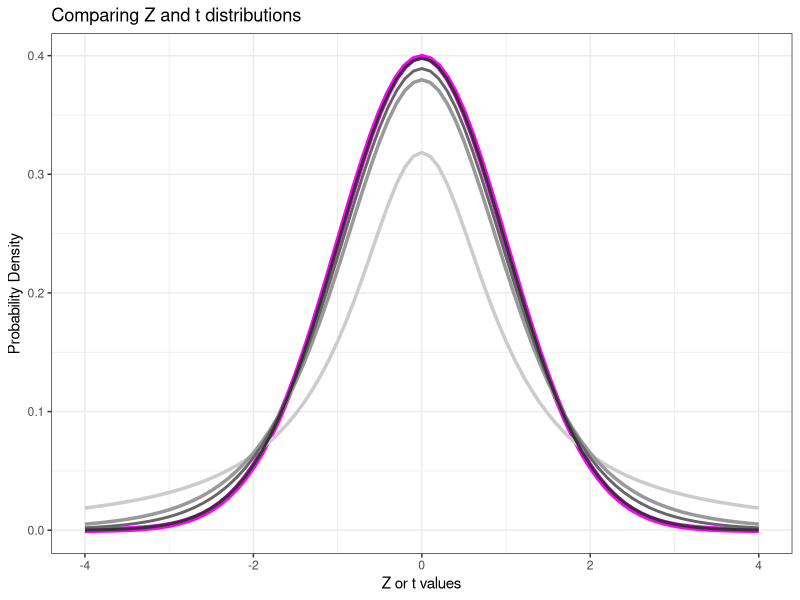
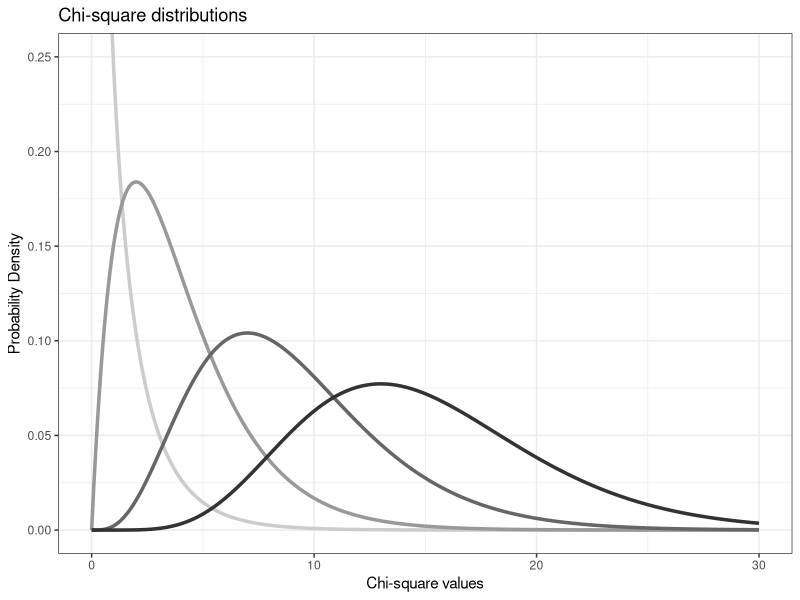
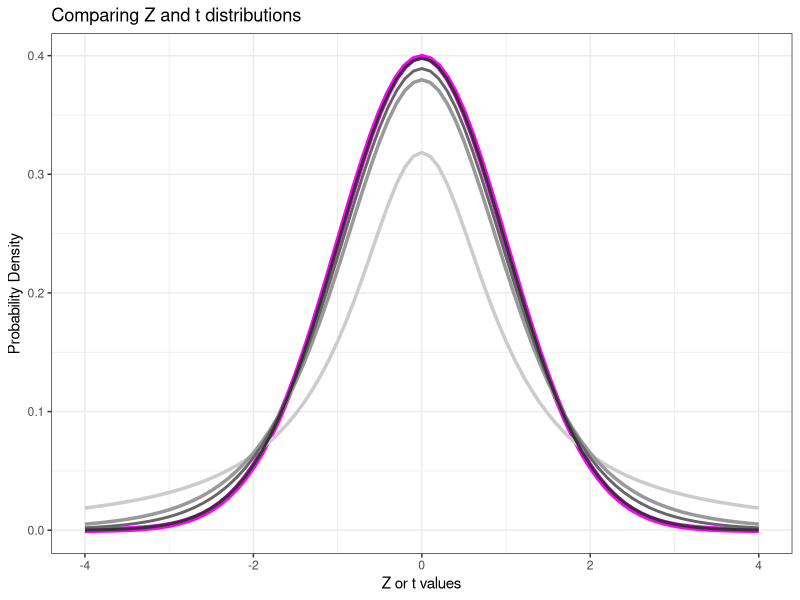
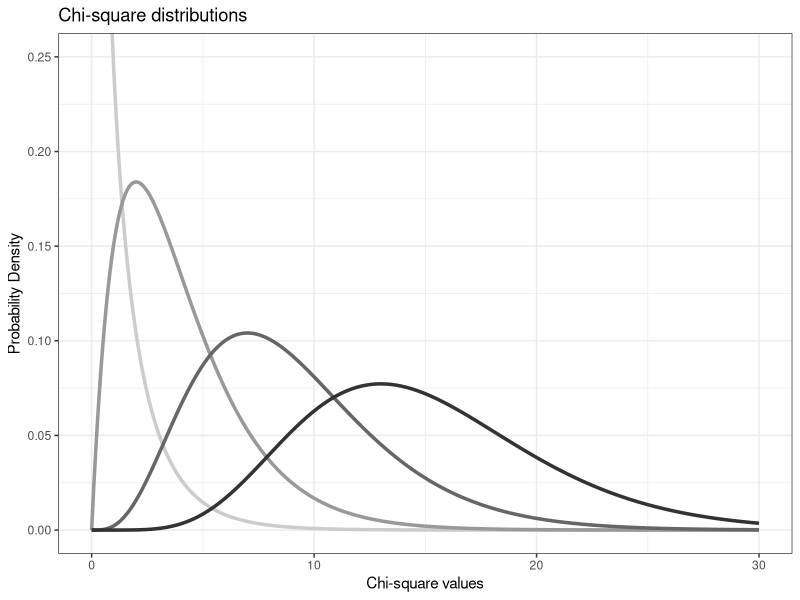

These figures' R source, in order:
## ---- chunk 1
knitr::opts_chunk$set(echo = TRUE)

# R-markdown/Knitr alternative to setwd()
# MUST be run in this first chunk called "setup"
knitr::opts_knit$set(root.dir = "C:/Users/joyel/Documents/Roux/ALY6010/2021Sb_ALY6010/") # TODO change to your project directory

# suppress scientific notation
options(scipen = 99)

# suppress loading strings as factors
options(stringsAsFactors = FALSE)
## ---- chunk 2
library(ggplot2)
library(tidyr)
## ---- chunk 3
RESULTS = "results/week2_examples/"
dir.create(RESULTS)
## ---- chunk 4
# hat-tip to J.R. for their answer on Stackoverflow: https://stackoverflow.com/questions/27898931/how-to-shade-a-graph-using-curve-in-r
colorArea <- function(from, to, density, ..., col="blue", dens=NULL){
    y_seq <- seq(from, to, length.out=500)
    d <- c(0, density(y_seq, ...), 0)
    polygon(c(from, y_seq, to), d, col=col, density=dens)
}

## ---- chunk 5

## ---- chunk 6
# building the data
x <- seq(-4, 4, by = 0.1)
z_dist <- dnorm(x)
t_df1_dist <- dt(x, df=1)
t_df5_dist <- dt(x, df=5)
t_df10_dist <- dt(x, df=10)
t_df100_dist <- dt(x, df=100)

dists <- data.frame(cbind(x, z_dist, t_df1_dist, t_df5_dist, t_df10_dist, t_df100_dist))

(ggplot(dists)
  + aes(x = x)
  + geom_line(aes(y = z_dist), col="magenta", size=2)
  + geom_line(aes(y = t_df1_dist), col="grey80", size=1.2)
  + geom_line(aes(y = t_df5_dist), col="grey60", size=1.2)
  + geom_line(aes(y = t_df10_dist), col="grey40", size=1)
  + geom_line(aes(y = t_df100_dist), col="grey20", size=1)
  + theme_bw()
  + ggtitle("Comparing Z and t distributions")
  + scale_x_continuous("Z or t values")
  + scale_y_continuous("Probability Density")
)

ggsave(filename = paste0(RESULTS,"DensityCurves_zt.png"))
## ---- chunk 7
# building the data
x <- seq(0, 30, by = 0.1)
chi_df1_dist <- dchisq(x, df=1)
chi_df4_dist <- dchisq(x, df=4)
chi_df9_dist <- dchisq(x, df=9)
chi_df15_dist <- dchisq(x, df=15)

dists <- data.frame(cbind(x, chi_df1_dist, chi_df4_dist, chi_df9_dist, chi_df15_dist))

(ggplot(dists)
  + aes(x = x)
  + geom_line(aes(y = chi_df1_dist), col="grey80", size=1.2)
  + geom_line(aes(y = chi_df4_dist), col="grey60", size=1.2)
  + geom_line(aes(y = chi_df9_dist), col="grey40", size=1.2)
  + geom_line(aes(y = chi_df15_dist), col="grey20", size=1.2)
  + theme_bw()
  + ggtitle("Chi-square distributions")
  + scale_x_continuous("Chi-square values")
  + scale_y_continuous("Probability Density")
  + coord_cartesian(ylim=c(0,0.25))
)

ggsave(filename = paste0(RESULTS,"DensityCurves_zchisq.png"))
## ---- chunk 8
# example 7-1
# days to sell an Aveo (with 95% confidence interval) given random sample of 50 cars took a mean time of 54 days to sell and population standard deviation is 6.0 days
confidenceLevel <- 0.95
n <- 50
xbar <- 54
sigma <- 6.0

alpha <- 1 - confidenceLevel

# why mean = 0 and sd = 1?
critVal <- qnorm(p = alpha/2, mean = 0, sd = 1, lower.tail = FALSE)
print(round(critVal, 2))

confidenceInterval_lo <- xbar - critVal * (sigma / sqrt(n))
confidenceInterval_hi <- xbar + critVal * (sigma / sqrt(n))
print(paste0("Confidence Interval: ", round(confidenceInterval_lo, 1),
            " < mu < ", round(confidenceInterval_hi, 1)))
## ---- chunk 9
# example 7-4
# Sample size needed if 
#  - E (Margin of Error) is +/- 2 cars per day
#  - Degree of Confidence (or Confidence Level) is 99%
#  - Standard Dev (from previous study using as population std dev) is 4.2

confidenceLevel <- 0.99
alpha <- 1 - confidenceLevel
E <- 2
sigma <- 4.2
critVal <- qnorm(p = alpha/2, lower.tail = FALSE)

n <- (critVal*sigma / E)^2

# why did we use ceiling() instead of round()?
print(paste0("Researcher needs ", ceiling(n), " days of data"))

## ---- chunk 10
# example 7-9
# 90% confidence interval of true proportion of students who paid education with student loans
#  - 1404 surveyed
#  -  of those, 323 paid for education with student loans

n <- 1404
phat <- 323 / n
qhat <- 1 - phat

confidenceLevel <- 0.90
alpha <- 1 - confidenceLevel
critVal <- qnorm(p = alpha/2, lower.tail = FALSE)

confidenceInterval_lo <- phat - critVal * sqrt(phat * qhat / n)
confidenceInterval_hi <- phat + critVal * sqrt(phat * qhat / n)

print(paste0("Confidence Interval: ", round(confidenceInterval_lo * 100, 1),
            "% < p < ", round(confidenceInterval_hi * 100, 1), "%"))
## ---- chunk 11
# example 7-7
# 99% CI for mean home fires started by candles each year
# GIVEN data below - a random sample of number of home fires started by candles for the past several years

x <- c(5460,5900,6090,6310,7160,8440,9930)

confidenceLevel <- 0.99
n <- length(x)
xbar <- mean(x)
s <- sd(x)

alpha <- 1 - confidenceLevel

critVal <- qt(p = alpha/2, df = n-1, lower.tail = FALSE)

confidenceInterval_lo <- xbar - critVal * (s / sqrt(n))
confidenceInterval_hi <- xbar + critVal * (s / sqrt(n))
print(paste0("Confidence Interval: ", round(confidenceInterval_lo, 1),
            " < mu < ", round(confidenceInterval_hi, 1)))
## ---- chunk 12
# example 7-13
# find left & right critical values if confidence interval is 90% and sample size is 25
confidenceLevel <- 0.9
n <- 25

alpha <- 1 - confidenceLevel

critVal_right <- qchisq(p = alpha/2,
                       df = n-1,
                       lower.tail = FALSE)

critVal_left <- qchisq(p = alpha/2,
                       df = n-1,
                       lower.tail = TRUE)

results <- data.frame("Critical Value(left)" = round(critVal_left, 3),
                      "Critical Value(right)" = round(critVal_right, 3))
print(results)

## ---- chunk 13
# example 7-14
# 95% CI of variance for age
#  - assume age variable is normally distributed (WHY is this important?)
#  - given study of 30 women (presumably with osteoporosis) finding a std dev of 5.2 years

confidenceLevel <- 0.95
n <- 30

alpha <- 1 - confidenceLevel

s <- 5.2
s2 <- s^2 # sample variance

critVal_right <- qchisq(p = alpha/2,
                       df = n-1,
                       lower.tail = FALSE)

critVal_left <- qchisq(p = alpha/2,
                       df = n-1,
                       lower.tail = TRUE)

confidenceInterval_lo <- ((n - 1)*s^2) / critVal_right
confidenceInterval_hi <- ((n - 1)*s^2) / critVal_left

print(paste0("Confidence Interval: ", round(confidenceInterval_lo, 1),
            " < sigma-squared < ", round(confidenceInterval_hi, 1)))

print(paste0("Confidence Interval: ", round(sqrt(confidenceInterval_lo), 1),
            " < sigma < ", round(sqrt(confidenceInterval_hi), 1)))
